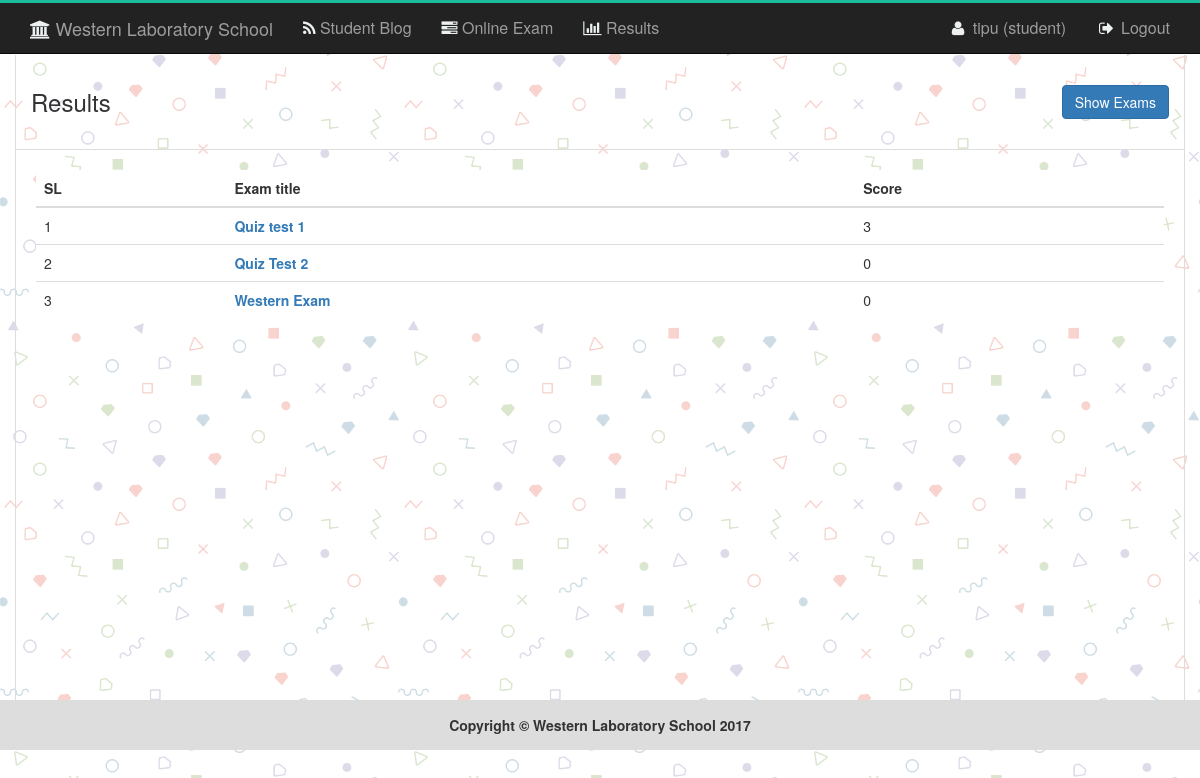
The page /result.php (signed in) on the database its author committed.
### tables this page shows
CREATE TABLE `tbl_result` (
  `id` int(11) NOT NULL,
  `exname` varchar(100) NOT NULL,
  `exid` int(11) NOT NULL,
  `userid` int(11) NOT NULL,
  `score` int(11) NOT NULL
);

### libs/Database.php (called while the page is built, shortened)
<?php
Class Database{
	public $host   = DB_HOST;
	public $user   = DB_USER;
	public $pass   = DB_PASS;
	public $dbname = DB_NAME;
	public $link;
	private function connectDB(){
	$this->link = new mysqli($this->host, $this->user, $this->pass, $this->dbname);
 }
	public function select($query){
		$result = $this->link->query($query) or die($this->link->error.__LINE__);
		if($result->num_rows > 0){
			return $result;
		} else {
			return false;
		}
	}
}

### libs/Session.php (called while the page is built, shortened)
<?php
class Session{
	 public static function get($key){
	 	if (isset($_SESSION[$key])) {
	 		return $_SESSION[$key];
	 	} else {
	 		return false;
	 	}
	 }
}
?>

### classes/exam.php (called while the page is built, shortened)
<?php
	include_once ("/../libs/Session.php");
    include_once ("/../libs/Database.php");
Class Exam{
	private $db;
	public function __construct(){
		$this->db = new Database();
	}
	public function getResultByUser($userid){
		$query = "SELECT * FROM tbl_result WHERE userid='$userid'";
		$getData = $this->db->select($query);
		return $getData;
	}
	}
?>

### result.php (the view)
<?php
include_once "header.php";
?>
<section id="examlist">
    <div class="container obls_margin obls_border">
        <div class="row">
            <div class="col-md-6 examlistpad">
                <span style="font-size:24px;">Results</span>
            </div>
            <div class="col-md-6 text-right examlistpad">
                <div class="">
                  <a href="examlist.php" class="btn btn-primary">Show Exams</a>
                </div>
            </div>
        </div>
        <div class="row" id="postdetails">
            <div class="col-md-12" style="padding:20px;">
                <table class="table table-hover exlisttable" style="background:#fff">
                    <thead>
                      <tr>
                        <th>SL</th>
                        <th>Exam title</th>
                        <th>Score</th>
                      </tr>
                    </thead>
                    <tbody>
                    <?php
                    $i=0;
                    $userid = Session::get('userid');
                    $getex= $ex->getResultByUser($userid);
                    if ($getex) {
                    while ($row = $getex->fetch_assoc()) {
                      $i++;
                   ?>
                      <tr>
                        <td><?php echo $i;?></td>
                        <td><strong><a href="#"><?php echo $row['exname'];?></a></strong></td>
                        <td><?php echo $row['score'];?></td>
                      </tr>
                    <?php
                          }
                       }else{
                        echo "<td colspan=3>Nothing found !</td>";
                      }
                    ?>
                    </tbody>
                </table>
            </div>
        </div>
    </div>
</section>
<?php
include_once "footer.php";
?>

### assets/css/main.css (style rules this page uses)
body { background-image: url("../img/logintexture.png"); }
.obls_border { border-left: 1px solid #ddd; border-right: 1px solid #ddd; }
.obls_margin { margin-top: 55px; }
#postdetails { min-height: 550px; padding-bottom: 30px; }
.examlistpad { padding: 30px 15px; border-bottom: 1px solid #ddd; }

### rows shown on the page
tbl_result: exname "Quiz test 1", score "3"
tbl_result: exname "Quiz Test 2", score "0"
tbl_result: exname "Western Exam", score "0"

### other values the page prints
Session::get('username') "tipu"
Session::get("usertype") "student"
